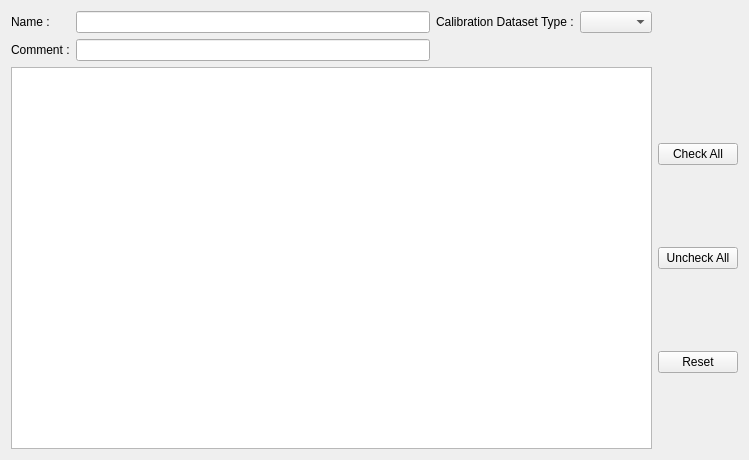
<?xml version="1.0" encoding="UTF-8"?>
<ui version="4.0">
 <class>QtShanoirUploadWidgetDatasetTypeDetailsCalibrationDataset</class>
 <widget class="QWidget" name="QtShanoirUploadWidgetDatasetTypeDetailsCalibrationDataset">
  <property name="geometry">
   <rect>
    <x>0</x>
    <y>0</y>
    <width>749</width>
    <height>460</height>
   </rect>
  </property>
  <property name="windowTitle">
   <string>Form</string>
  </property>
  <layout class="QGridLayout" name="gridLayout_2">
   <item row="0" column="0">
    <layout class="QGridLayout" name="gridLayout_3">
     <item row="1" column="0">
      <widget class="QTableWidget" name="processedDatasetTypeTable"/>
     </item>
     <item row="0" column="0">
      <layout class="QGridLayout" name="gridLayout">
       <item row="0" column="1">
        <widget class="QLineEdit" name="nameLineEdit"/>
       </item>
       <item row="0" column="0">
        <widget class="QLabel" name="nameLabel">
         <property name="text">
          <string>Name :</string>
         </property>
        </widget>
       </item>
       <item row="0" column="2">
        <widget class="QLabel" name="calibrationDatasetTypeLabel">
         <property name="text">
          <string>Calibration Dataset Type :</string>
         </property>
        </widget>
       </item>
       <item row="1" column="0">
        <widget class="QLabel" name="commentLabel">
         <property name="text">
          <string>Comment :</string>
         </property>
        </widget>
       </item>
       <item row="1" column="1">
        <widget class="QLineEdit" name="commentLineEdit"/>
       </item>
       <item row="0" column="3">
        <widget class="QComboBox" name="calibrationDatasetTypeComboBox"/>
       </item>
      </layout>
     </item>
     <item row="1" column="1">
      <layout class="QVBoxLayout" name="verticalLayout">
       <item>
        <widget class="QPushButton" name="checkAllButton">
         <property name="text">
          <string>Check All</string>
         </property>
        </widget>
       </item>
       <item>
        <widget class="QPushButton" name="uncheckAllButton">
         <property name="text">
          <string>Uncheck All</string>
         </property>
        </widget>
       </item>
       <item>
        <widget class="QPushButton" name="resetButton">
         <property name="text">
          <string>Reset</string>
         </property>
        </widget>
       </item>
      </layout>
     </item>
    </layout>
   </item>
  </layout>
 </widget>
 <resources/>
 <connections/>
</ui>
